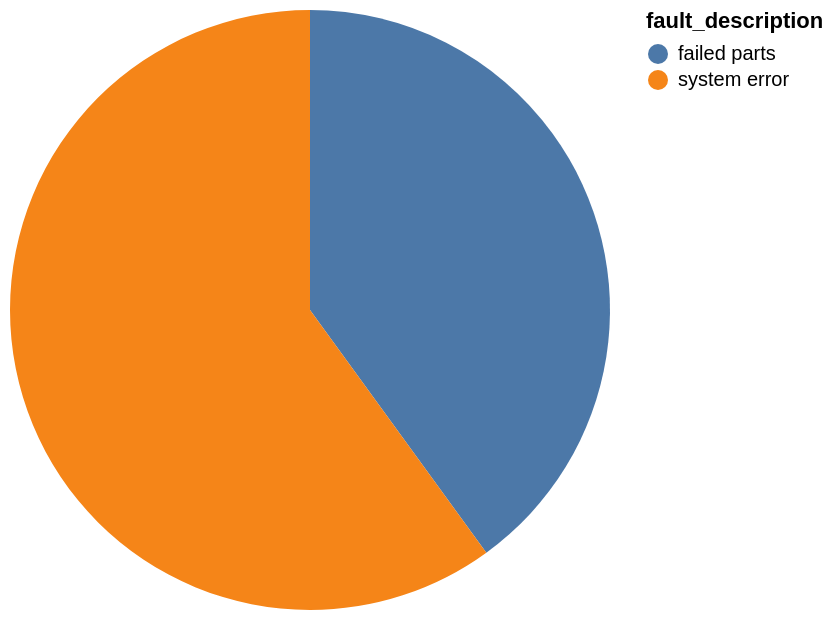

Here is the Vega-Lite specification saved for this chart:
### Vega-Lite specification from a JSON file in a GitHub repository (floating-point values rounded to 4 significant figures)
{"data": {"values": [{"x_data": "failed parts", "y_data": 6}, {"x_data": "system error", "y_data": 9}]}, "mark": "arc", "encoding": {"theta": {"field": "y_data", "type": "quantitative", "title": "COUNT(fault_description)"}, "color": {"field": "x_data", "type": "nominal", "title": "fault_description"}}}
